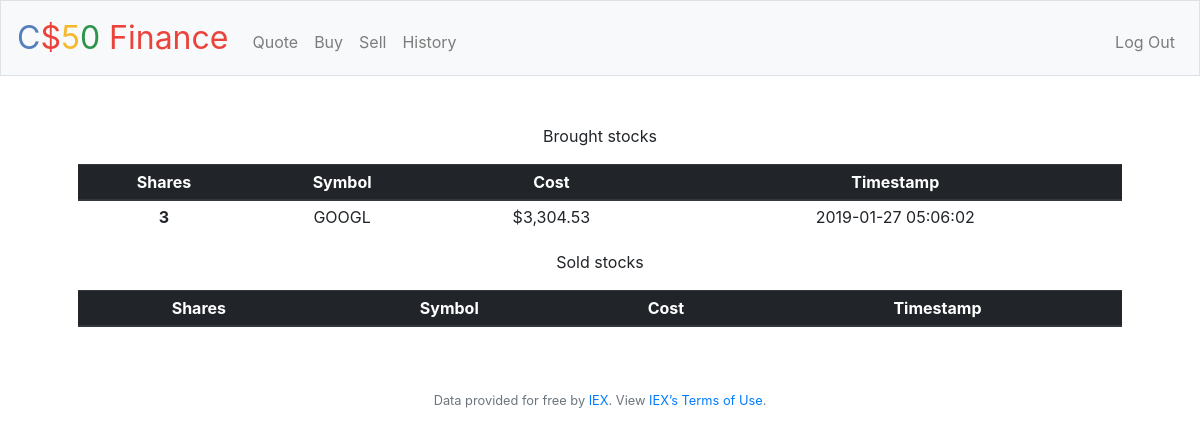
/history (signed in), run on the app's committed database.
### tables this page shows
CREATE TABLE 'buy' ('buy_id' integer PRIMARY KEY AUTOINCREMENT NOT NULL, 'shares' integer NOT NULL, 'symbol' char(5) NOT NULL, 'cost' numeric(13, 4) NOT NULL, 'id' integer NOT NULL, 'datetime' datetime NOT NULL);

### application.py (the view)
@app.route("/history")
@login_required
def history():
    buy = db.execute("SELECT shares, symbol, cost, datetime FROM buy WHERE id = :id", \
                        id=session["user_id"])
    sell = db.execute("SELECT shares, symbol, cost, datetime FROM sell WHERE id = :id", \
                        id=session["user_id"])
    return render_template("history.html", buy=buy, sell=sell)

### application.py (called while the page is built)
@app.after_request
def after_request(response):
    response.headers["Cache-Control"] = "no-cache, no-store, must-revalidate"
    response.headers["Expires"] = 0
    response.headers["Pragma"] = "no-cache"
    return response

### helpers.py (called while the page is built)
def login_required(f):
    @wraps(f)
    def decorated_function(*args, **kwargs):
        if session.get("user_id") is None:
            return redirect("/login")
        return f(*args, **kwargs)
    return decorated_function

### templates/history.html (shortened to what this page needs)
{% extends "layout.html" %}
{% block main %}
<p>Brought stocks</p>
<table class="table table-sm">
  <thead class="thead-dark">
    <tr>
      <th scope="col">Shares</th>
      <th scope="col">Symbol</th>
      <th scope="col">Cost</th>
      <th scope="col">Timestamp</th>
    </tr>
  </thead>
  <tbody>
  {% for stock in buy %}
      <tr>
        <th scope="row">{{ stock["shares"] }}</th>
        <td>{{ stock["symbol"] }}</td>
        <td>{{ stock["cost"] }}</td>
        <td>{{ stock["datetime"] }}</td>
      </tr>
  {% endfor %}
  </tbody>
</table>
<p>Sold stocks</p>
<table class="table table-sm">
  <thead class="thead-dark">
    <tr>
      <th scope="col">Shares</th>
      <th scope="col">Symbol</th>
      <th scope="col">Cost</th>
      <th scope="col">Timestamp</th>
    </tr>
  </thead>
</table>
{% endblock %}

### data on the page
buy: shares "3", symbol "GOOGL", cost "$3,304.53", datetime "2019-01-27 05:06:02"
